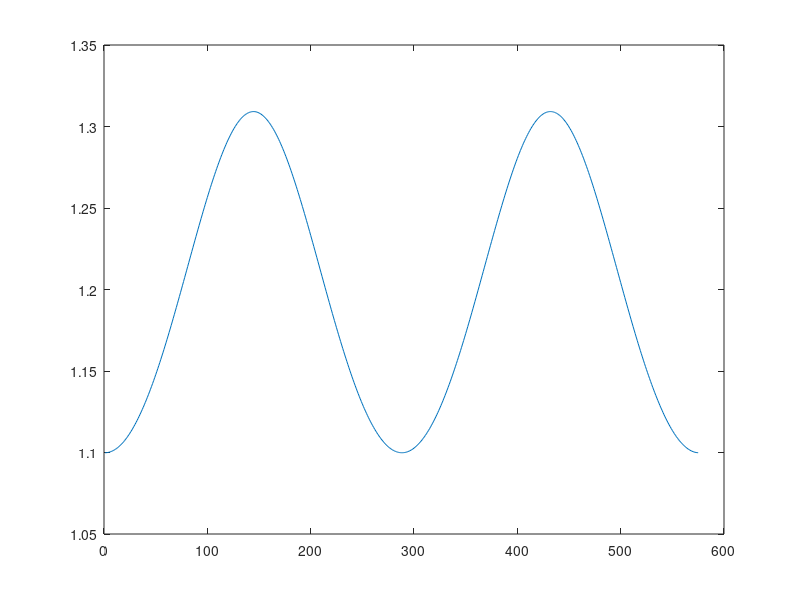
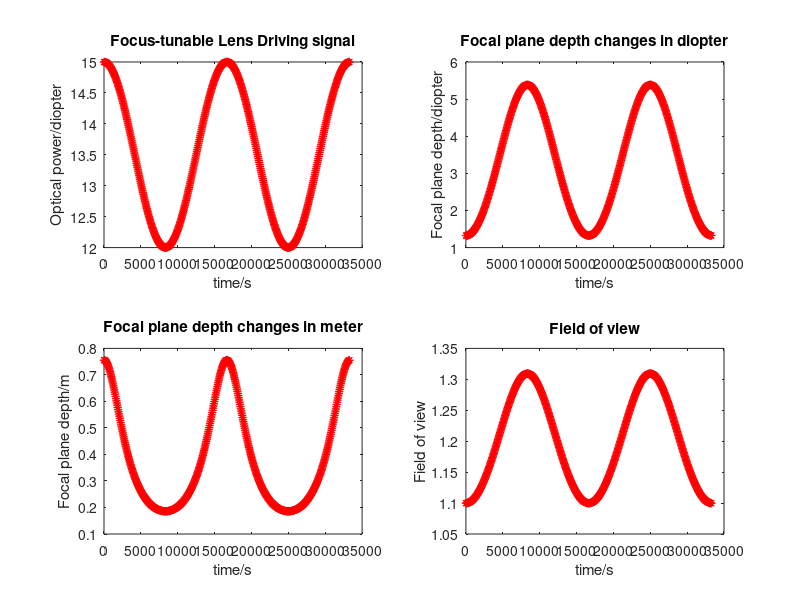
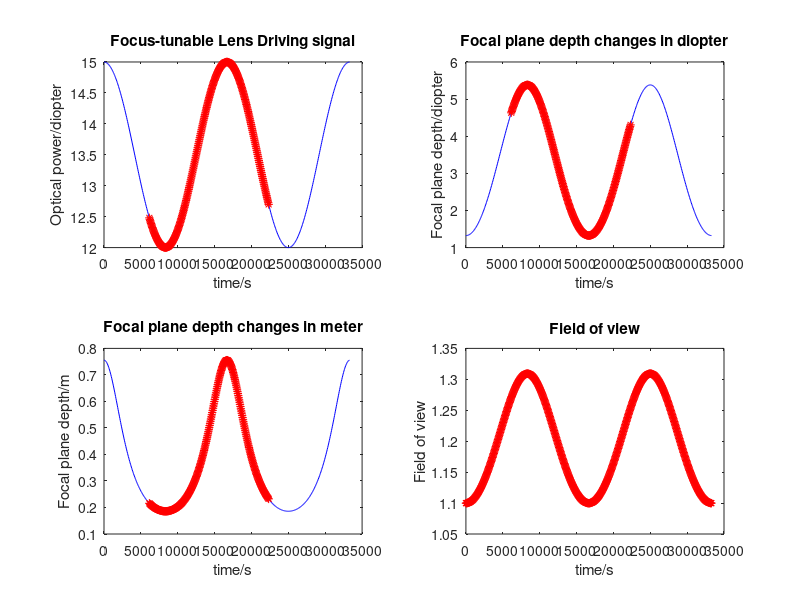
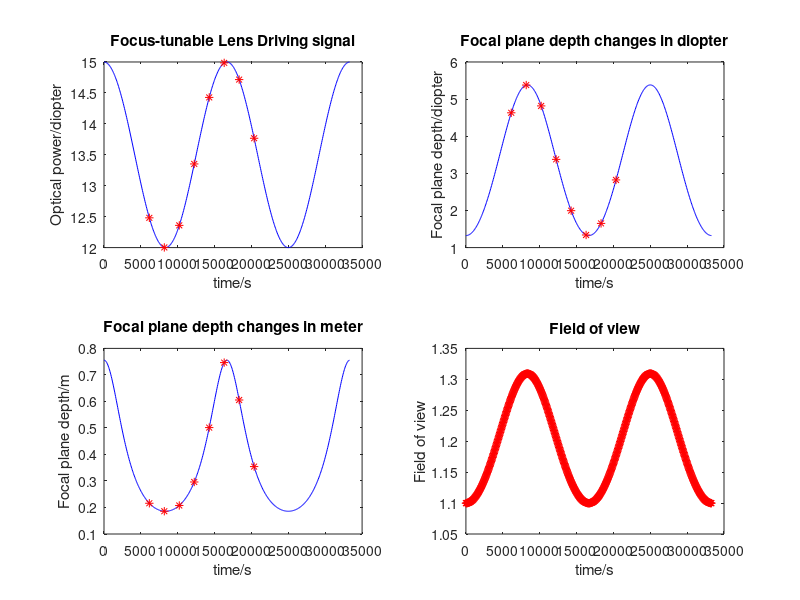

Reproduce these figures in MATLAB, in order.
clear all;
close all;


%% Hanpeng's amazing guess
% d1+o1=0.09 % measure
o1=0.06; % Guess
%o1=0.1;
f1=0.058; % From Email
d1=0.03; % Guess
f3=0.061;

d2=0.12; % measure
%f3=0.09; % Guess
de=0.07; % measure


%% Found from measurement and brute search
% d1+o1=0.09 % measure
o1=0.07; % Guess
f1=0.068; % From Email
d1=0.03; % Guess


f3=0.06; % Measured to be 0.053
d2=0.12; % measure
de=0.07; % measure

%%

num=280; % num of sample depths along z direction(depth direction)
MinOpPower=12; % min optical power of focus tunable lens(in diopters)
% current 87.5
MaxOpPower=15; % max optical power of focus tunable lens(in diopters)
% current 137.5
t=1:num;
p=2;
%% linear driving singal
f_t_inverse=linspace(MinOpPower,MaxOpPower,num); 
f2=1./f_t_inverse;


%% sinusoidal driving signal
Magnitude=(MaxOpPower-MinOpPower)/2;
offset=(MaxOpPower+MinOpPower)/2;

f_t_inverse=Magnitude*sin(t*2*p*pi/num)+offset;
f2=1./f_t_inverse;
%% triangular driving signal
Magnitude=MaxOpPower-MinOpPower;
offset=MinOpPower;
p1=Magnitude*2*p/num*(1:1:ceil(num/2/p));
p2=-p1+max(p1);
p_11=[p2,p1];
p_w=repmat(p_11,1,p);
f_t_inverse=p_w(1:num)+offset;
f2=1./f_t_inverse;

%% finding depthlist using triangular driving signal
t_u=0:58:1e6/60;
delt_t=1e6/60/2;
tan1=(MinOpPower-MaxOpPower)/delt_t;
y1=tan1*t_u+MaxOpPower;

tan2=(MaxOpPower-MinOpPower)/delt_t;
y2=tan2*t_u+2*MinOpPower-MaxOpPower;

index=max(find(t_u<=delt_t));
f_t_inverse=[y1(1:index),y2(index+1:end)];
t=[];
for i=1:p
    offset=1e6/60*(i-1);
    t=[t,t_u+offset];
end

f_t_inverse=repmat(f_t_inverse,1,p);
f2=1./f_t_inverse;

%% finding depthlist using sin driving signal
t=0:58:1e6/60*p;
Magnitude=(MaxOpPower-MinOpPower)/2;
offset=(MaxOpPower+MinOpPower)/2;
f_t_inverse=Magnitude*cos(2*pi*60/1e6*t)+offset;
f2=1./f_t_inverse;

%% considering three lens separately
i1=f1*o1/(o1-f1);
o2=i1-d1;


i2=f2*o2./(o2+f2);
%i2=f2*o2./(o2-f2);
o3=d2-i2;


i3=f3*o3./(o3-f3);
ie=-i3+de;

%% Field of View

O_1 = 0.01778; % meters. O_1 = 0.7 inches
M1 = -i1/01;
M2 = -i2./o2;
M3 = -i3./o3;
I_e = M1 .* M2 .* M3 .* O_1;
theta = rad2deg(atan(I_e./ie));
figure; plot(theta);

figure;
subplot(2,2,1)
plot(t,f_t_inverse,'r*'); hold on;
title('Focus-tunable Lens Driving signal');
xlabel('time/s');
ylabel('Optical power/diopter');


subplot(2,2,2)
plot(t,1./ie,'r*');
title('Focal plane depth changes in diopter');
xlabel('time/s');
ylabel('Focal plane depth/diopter');

subplot(2,2,3)
plot(t,ie,'r*');
title('Focal plane depth changes in meter');
xlabel('time/s');
ylabel('Focal plane depth/m');

subplot(2,2,4)
plot(t,theta,'r*');
title('Field of view');
xlabel('time/s');
ylabel('Field of view');


%% phase correction

phaseNum=107;

t_phase=t(phaseNum:phaseNum+num-1);
f_t_inverse_phase=f_t_inverse(phaseNum:phaseNum+num-1);
ie_phase=ie(phaseNum:phaseNum+num-1);

figure;
subplot(2,2,1)
plot(t,f_t_inverse,'b-',t_phase,f_t_inverse_phase,'r*'); hold on;
title('Focus-tunable Lens Driving signal');
xlabel('time/s');
ylabel('Optical power/diopter');


subplot(2,2,2)
plot(t,1./ie,'b-',t_phase,1./ie_phase,'r*');
title('Focal plane depth changes in diopter');
xlabel('time/s');
ylabel('Focal plane depth/diopter');

subplot(2,2,3)
plot(t,ie,'b-',t_phase,ie_phase,'r*');
title('Focal plane depth changes in meter');
xlabel('time/s');
ylabel('Focal plane depth/m');

subplot(2,2,4)
plot(t,theta,'r*');
title('Field of view');
xlabel('time/s');
ylabel('Field of view');

%%
% for 8 binary planes
int = floor(num / 8);
index = phaseNum:int:phaseNum+7*int;

t_8 = t(index); 
f_t_inverse_8 = f_t_inverse(index);
ie_8=ie(index);

figure;
subplot(2,2,1)
plot(t,f_t_inverse,'b-',t_8,f_t_inverse_8,'r*'); hold on;
title('Focus-tunable Lens Driving signal');
xlabel('time/s');
ylabel('Optical power/diopter');


subplot(2,2,2)
plot(t,1./ie,'b-',t_8,1./ie_8,'r*');
title('Focal plane depth changes in diopter');
xlabel('time/s');
ylabel('Focal plane depth/diopter');

subplot(2,2,3)
plot(t,ie,'b-',t_8,ie_8,'r*');
title('Focal plane depth changes in meter');
xlabel('time/s');
ylabel('Focal plane depth/m');

subplot(2,2,4)
plot(t,theta,'r*');
title('Field of view');
xlabel('time/s');
ylabel('Field of view');
%%
d=ie_phase;



[d_sort,order]=sort(d);
un_order(order)=1:num;



%[f_sort,forder]=sort(f_t_inverse(1:280));
%%
save FocusDepth.mat d d_sort order un_order;
%%